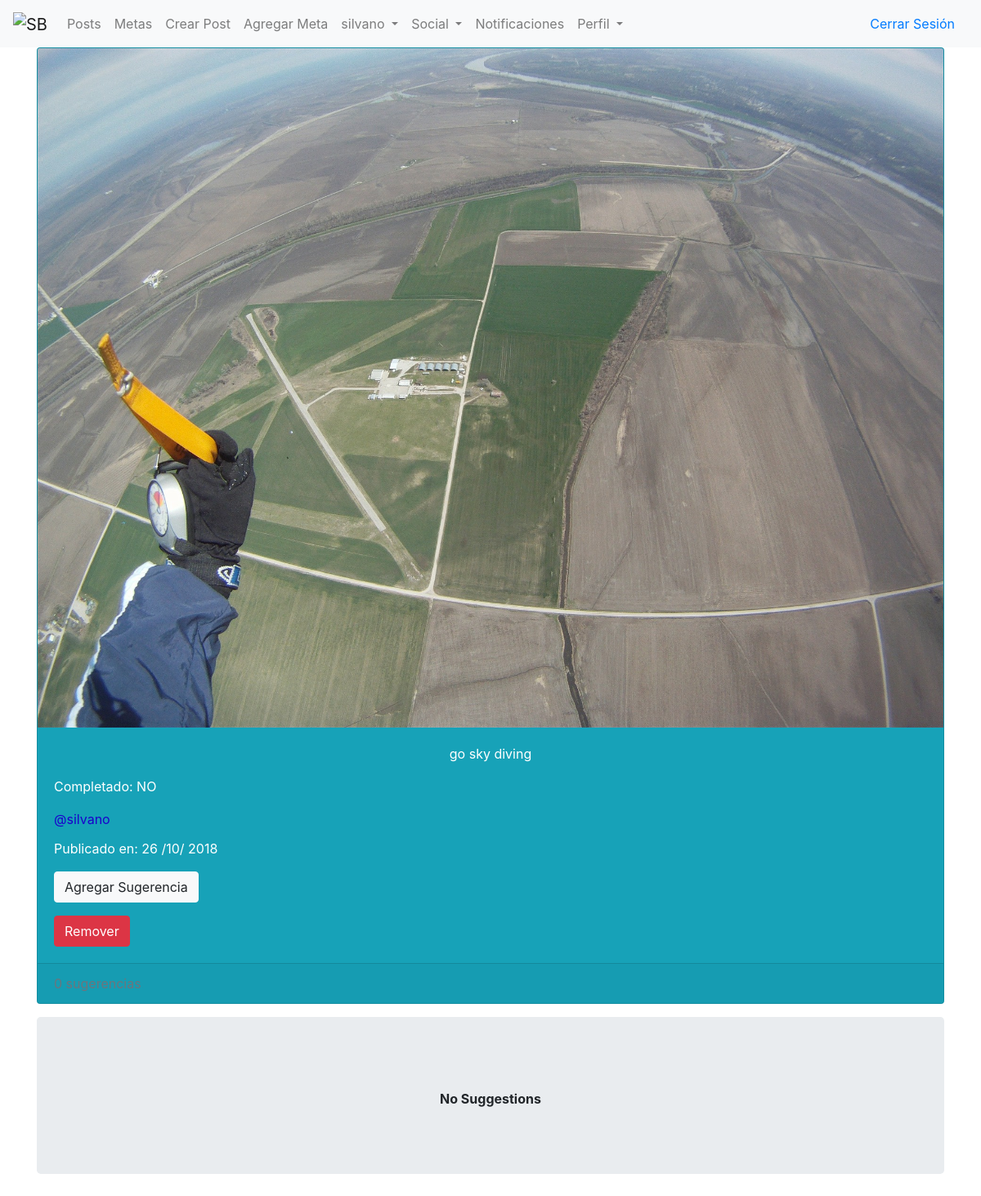
The page /todo/by/silvano/15/ (signed in) on the database its author committed.
### todolist/models.py (models this page shows, shortened)
class Todo(models.Model):
    user = models.ForeignKey(User, related_name='wishes', on_delete=models.CASCADE)
    title = models.CharField(max_length=55)
    info = models.TextField(max_length=3000, blank=True)
    todo_pic = models.ImageField(upload_to='media', blank=True)
    complete = models.BooleanField(default=False)
    created_date = models.DateTimeField(default=timezone.now)
    class Meta:
        ordering = ['-created_date']

### todolist/views.py (the view)
# urls.py: url(r'^by/(?P<username>[-\w]+)/(?P<pk>\d+)/$', views.TodoDetailView.as_view(), name='single'),
class TodoDetailView(DetailView, LoginRequiredMixin):
    context_object_name = 'todo'
    model = Todo
    template_name = 'todolist/todo_detail.html'
    def get_context_data(self, *args, **kwargs):
        context = super(TodoDetailView, self).get_context_data(**kwargs)
        context['suggestion_list'] = Suggestion.objects.all().order_by('-created_date')
        return context

### todolist/templates/todolist/todo_detail.html (shortened to what this page needs)
<!DOCTYPE html>
{% extends "main.html" %}
{% block body_block %}
<div class="container">
    <div class="card text-white bg-info mb-3">
    {% if todo.todo_pic %}
        <img class="card-img-top" src="{{ todo.todo_pic.url }}" alt="Card image cap">
    {% endif %}
        <div class="card-body">
            <p class="text-center">{{ todo.title }}</p>
            {% if todo.complete %}
                <p class="card-text">Completado: SI</p>
            {% else %}
                <p class="card-text">Completado: NO</p>
            {% endif %}
            <p class="card-title"><a href="{% url 'todo:for_user' username=todo.user.username %}" style="color: #1A01CC">@{{ todo.user.username }}</a></p>
            <p class="card-text">Publicado en: {{todo.created_date|date:"d /m/ Y"}}</p>
            <p class="card-text"><a href="{% url 'comments:add_suggestion_to_todo' pk=todo.pk %}" class="btn btn-light">Agregar Sugerencia</a></p>
            {% if user.is_authenticated and todo.user == request.user%}
        <a href="{% url 'todo:remove_todo_individual' pk=todo.pk %}" class="btn btn-danger">Remover</a>
    {% endif %}
        </div>
        <div class="card-footer text-muted">
        </div>
    </div>
</div>
<div class="container">
    <div class="jumbotron">
    <br>
    <div class="d-flex align-items-center flex-column">
    {% if todo.suggestions.count %}
    {% for suggestions in suggestion_list %}
        {% if suggestions.todo == todo %}
            <div class="card" style="width: 25rem;">
                <div class="card-body">
                    {% if request.user != suggestions.author%}
                        {% if request.user.profiles %}
                    <p class="card-text"><a href="{% url 'accounts:detail' pk=suggestions.author.profiles.pk %}">{{ suggestions.author }}</a></p>
                        {% else %}
                            <p class="card-text"><a href="{% url 'posts:createprofilebeforeview' %}">{{ suggestions.author }}</a></p>
                        {% endif %}
                        {% else %}
                        <p>{{ suggestions.author }}</p>
                        {% endif %}
                    <p class="card-text">Texto: {{ suggestions.text }}</p>
                </div>
                <div class="card-footer text-muted"><p>Fecha: {{ suggestions.created_date|date:"d /m/ Y" }}</p>
                </div>
            </div>
            {% endif %}
    {% endfor %}
    </div>
    {% else %}
          <div class="container">
            <div align="center">
                <p><strong>No Suggestions</strong></p>
            </div>
        </div>
    {% endif %}
    </div>
</div>
{% endblock %}

### templates/main.html (shortened to what this page needs)
<!DOCTYPE html>
{% load staticfiles %}
{% load bootstrap4 %}
<html lang="en">
<head>
    <link rel="stylesheet" href="{% static 'css/main_style.css' %}"/>
<link rel="stylesheet" href="https://stackpath.bootstrapcdn.com/bootstrap/4.1.3/css/bootstrap.min.css">
</head>
<body>
<nav class="navbar navbar-expand-lg navbar-light bg-light">
    {% if user.is_authenticated %}
     <a class="navbar-brand" href="{% url 'home' %}">
        <img src="http://drive.google.com/uc?export=view&id=1wMCfOAQBbYiHxPS4CjJXNiMtSQU9vugS" width="30" height="30" alt="SB">
    </a>
        <div class="navbar-collapse collapse" id="collapsingNavbarXs">
            <ul class="navbar-nav mr-auto">
                <li class="nav-item">
                    <a class="nav-link" href="{% url 'posts:list' %}">Posts</a>
                </li>
                <li class="nav-item">
                    <a class="nav-link" href="{% url 'todo:todo_list'%}">Metas</a>
                </li>
                <li class="nav-item">
                    <a class="nav-link" href="{% url 'posts:create_post' %}" >Crear Post</a>
                </li>
                <li class="nav-item">
                    <a class="nav-link" href="{% url 'todo:add'%}">Agregar Meta</a>
                </li>
                <li class="nav-item dropdown">
                    <a class="nav-link dropdown-toggle" href="#" id="navbarDropdown" role="button" data-toggle="dropdown" aria-haspopup="true" aria-expanded="false">
                    {{ request.user.first_name }}
                    </a>
                </li>
                <li class="nav-item dropdown">
                    <a class="nav-link dropdown-toggle" href="#" id="navbarDropdown" role="button" data-toggle="dropdown" aria-haspopup="true" aria-expanded="false">
                      Social
                    </a>
                </li>
                <li class="nav-item">
                    <a class="nav-link" href="{% url 'noti:all' %}">Notificaciones</a>
                </li>
            {% if user.profiles %}
                <li class="nav-item dropdown">
                    <a class="nav-link dropdown-toggle" href="#" id="navbarDropdown" role="button" data-toggle="dropdown" aria-haspopup="true" aria-expanded="false">
                        Perfil
                    </a>
                </li>
            {% else %}
                <li class="nav-item">
                    <a class="nav-link" href="{% url 'accounts:createprofile' %}">Crear perfil</a>
                </li>
            {% endif %}
            </ul>
                    <a class="nav-link" href="{% url 'logout' %}" >Cerrar Sesión</a>
        </div>
    {% else %}
            <a class="nav-link" href="{% url 'login' %}">Iniciar Sesión</a>
            <a class="nav-link" href="{% url 'accounts:registration' %}">Registrarse</a>
    {% endif %}
</nav>
    {% block body_block %}{% endblock %}
</body>
</html>

### rows shown on the page
Todo: todo_pic (picture), title "go sky diving", user.username "silvano", created_date "26 /10/ 2018"

### other values the page prints
{{ request.user.first_name }} "silvano"
